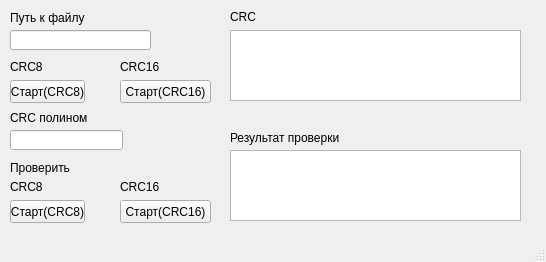
<?xml version="1.0" encoding="UTF-8"?>
<ui version="4.0">
 <class>MainWindow</class>
 <widget class="QMainWindow" name="MainWindow">
  <property name="geometry">
   <rect>
    <x>0</x>
    <y>0</y>
    <width>546</width>
    <height>262</height>
   </rect>
  </property>
  <property name="windowTitle">
   <string>Lab 3</string>
  </property>
  <widget class="QWidget" name="centralwidget">
   <widget class="QPushButton" name="pushButton">
    <property name="geometry">
     <rect>
      <x>10</x>
      <y>80</y>
      <width>75</width>
      <height>23</height>
     </rect>
    </property>
    <property name="text">
     <string>Старт(CRC8)</string>
    </property>
   </widget>
   <widget class="QTextBrowser" name="textBrowser">
    <property name="geometry">
     <rect>
      <x>230</x>
      <y>30</y>
      <width>291</width>
      <height>71</height>
     </rect>
    </property>
   </widget>
   <widget class="QLabel" name="label">
    <property name="geometry">
     <rect>
      <x>10</x>
      <y>10</y>
      <width>91</width>
      <height>16</height>
     </rect>
    </property>
    <property name="text">
     <string>Путь к файлу</string>
    </property>
   </widget>
   <widget class="QLabel" name="label_2">
    <property name="geometry">
     <rect>
      <x>230</x>
      <y>10</y>
      <width>47</width>
      <height>13</height>
     </rect>
    </property>
    <property name="text">
     <string>CRC</string>
    </property>
   </widget>
   <widget class="QLineEdit" name="lineEdit">
    <property name="geometry">
     <rect>
      <x>10</x>
      <y>30</y>
      <width>141</width>
      <height>20</height>
     </rect>
    </property>
   </widget>
   <widget class="QLabel" name="label_3">
    <property name="geometry">
     <rect>
      <x>10</x>
      <y>60</y>
      <width>47</width>
      <height>13</height>
     </rect>
    </property>
    <property name="text">
     <string>CRC8</string>
    </property>
   </widget>
   <widget class="QLabel" name="label_4">
    <property name="geometry">
     <rect>
      <x>120</x>
      <y>60</y>
      <width>47</width>
      <height>13</height>
     </rect>
    </property>
    <property name="text">
     <string>CRC16</string>
    </property>
   </widget>
   <widget class="QPushButton" name="pushButton_2">
    <property name="geometry">
     <rect>
      <x>120</x>
      <y>80</y>
      <width>91</width>
      <height>23</height>
     </rect>
    </property>
    <property name="text">
     <string>Старт(CRC16)</string>
    </property>
   </widget>
   <widget class="QPushButton" name="pushButton_3">
    <property name="geometry">
     <rect>
      <x>10</x>
      <y>200</y>
      <width>75</width>
      <height>23</height>
     </rect>
    </property>
    <property name="text">
     <string>Старт(CRC8)</string>
    </property>
   </widget>
   <widget class="QLabel" name="label_5">
    <property name="geometry">
     <rect>
      <x>10</x>
      <y>160</y>
      <width>81</width>
      <height>16</height>
     </rect>
    </property>
    <property name="text">
     <string>Проверить</string>
    </property>
   </widget>
   <widget class="QPushButton" name="pushButton_4">
    <property name="geometry">
     <rect>
      <x>120</x>
      <y>200</y>
      <width>91</width>
      <height>23</height>
     </rect>
    </property>
    <property name="text">
     <string>Старт(CRC16)</string>
    </property>
   </widget>
   <widget class="QLabel" name="label_6">
    <property name="geometry">
     <rect>
      <x>120</x>
      <y>180</y>
      <width>47</width>
      <height>13</height>
     </rect>
    </property>
    <property name="text">
     <string>CRC16</string>
    </property>
   </widget>
   <widget class="QLabel" name="label_7">
    <property name="geometry">
     <rect>
      <x>10</x>
      <y>180</y>
      <width>47</width>
      <height>13</height>
     </rect>
    </property>
    <property name="text">
     <string>CRC8</string>
    </property>
   </widget>
   <widget class="QLineEdit" name="lineEdit_2">
    <property name="geometry">
     <rect>
      <x>10</x>
      <y>130</y>
      <width>113</width>
      <height>20</height>
     </rect>
    </property>
   </widget>
   <widget class="QLabel" name="label_8">
    <property name="geometry">
     <rect>
      <x>10</x>
      <y>110</y>
      <width>101</width>
      <height>16</height>
     </rect>
    </property>
    <property name="text">
     <string>CRC полином</string>
    </property>
   </widget>
   <widget class="QTextBrowser" name="textBrowser_2">
    <property name="geometry">
     <rect>
      <x>230</x>
      <y>150</y>
      <width>291</width>
      <height>71</height>
     </rect>
    </property>
   </widget>
   <widget class="QLabel" name="label_9">
    <property name="geometry">
     <rect>
      <x>230</x>
      <y>130</y>
      <width>171</width>
      <height>16</height>
     </rect>
    </property>
    <property name="text">
     <string>Результат проверки</string>
    </property>
   </widget>
  </widget>
  <widget class="QMenuBar" name="menubar">
   <property name="geometry">
    <rect>
     <x>0</x>
     <y>0</y>
     <width>546</width>
     <height>19</height>
    </rect>
   </property>
  </widget>
  <widget class="QStatusBar" name="statusbar"/>
 </widget>
 <resources/>
 <connections/>
</ui>
